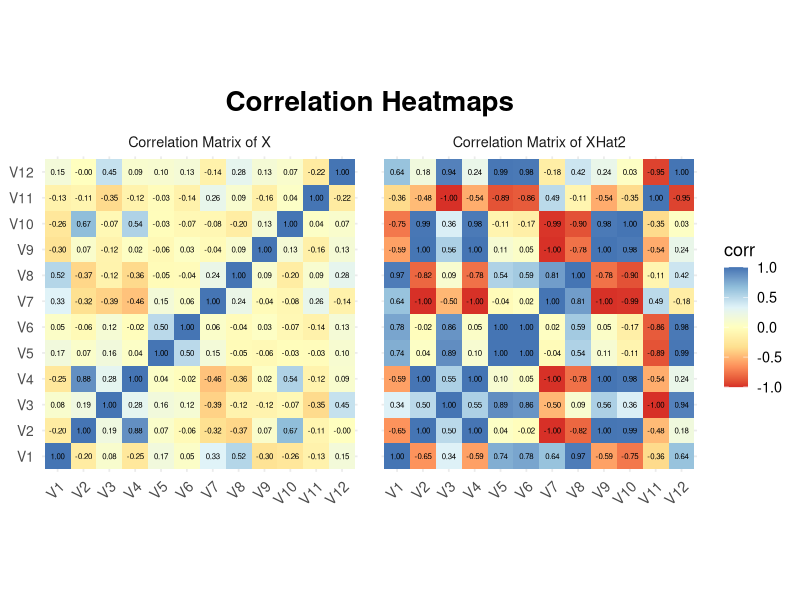

Here is the R script that generated this plot:
## ---- chunk 1
library(tidyverse)
library(knitr)
library(dplyr)
library(corrplot)
library(tidyr)
library(kableExtra)
## ---- chunk 2
X <- read.csv("CA2.csv") |> as.matrix()
sVD <- svd(X)
## ---- chunk 3
latexVec <- function(x, digits = NULL) {
  if (!is.null(digits)) x <- round(x, digits)
  paste0("\\begin{bmatrix}", paste(x, collapse = " \\\\ "), "\\end{bmatrix}")
}
## ---- chunk 4
svdApproximation <- function(rank) {
  approx <- sVD$u[,1:rank] %*% diag(sVD$d)[1:rank, 1:rank, drop = FALSE] %*% t(sVD$v[,1:rank])
  return(approx)
}
## ---- chunk 5
xHatVector <- vector("list", 12)
deltaVector <- vector("list", 12)

for (k in 1:12) {
  xHatVector[[k]] <- svdApproximation(k)
  deltaVector[[k]] <- X - xHatVector[[k]]
}
## ---- chunk 6
delta4 <- deltaVector[[4]]
delta4MeanVector <- colMeans(delta4)

# CAN'T GET TO WORK: expression(bar(Delta)[4])

cat("\\\n")
cat("Mean Approximation Error Vector = ", latexVec(delta4MeanVector, digits = 3), "\n")
cat("\\\n")
## ---- chunk 7
xHat2 <- xHatVector[[2]]

corX  <- cor(X)
corXHat2 <- cor(xHat2)

#cat("\nCorrelation Matrix of X:\n")
#print(round(corX, 3))

#cat("\nCorrelation Matrix of XHat2:\n")
#print(round(corXHat2, 3))

#corDiff <- corX - corXHat2
#cat("\nSummary of Difference Between Correlation Matrices (corr(X) - corr(XHat2)):\n")
#print(round(corDiff, 3))

labsV <- paste0("V", seq_len(12))
dimnames(corX)     <- list(labsV, labsV)
dimnames(corXHat2) <- list(labsV, labsV)

corLong <- function(C, name) {
  as.data.frame(C) %>%
    mutate(var1 = rownames(.)) %>%
      pivot_longer(-var1, names_to = "var2", values_to = "corr") %>%
        mutate(which = name,
               corr_lab = sprintf("%.2f", corr),
               var1 = factor(var1, levels = labsV),
               var2 = factor(var2, levels = labsV))
}

corPlotDf <- bind_rows(
  corLong(corX, "Correlation Matrix of X"),
  corLong(corXHat2, "Correlation Matrix of XHat2")
)

ggplot(corPlotDf, aes(x = var2, y = var1, fill = corr)) +
  geom_tile() +
  scale_fill_distiller(palette = "RdYlBu", direction = 1, limits = c(-1, 1)) +
  geom_text(aes(label = corr_lab), size = 2, col = "black") +
  facet_wrap(~which, nrow = 1) +
  coord_equal() +
  labs(title = "Correlation Heatmaps",
       x = NULL, y = NULL) +
  theme_minimal(base_size = 13) +
  theme(
    axis.text.x = element_text(angle = 45, hjust = 1, vjust = 1),
    axis.text.y = element_text(size = 10),
    panel.spacing = unit(1.2, "lines"),
    plot.title = element_text(size = 20, face = "bold", hjust = 0.5)
  )
